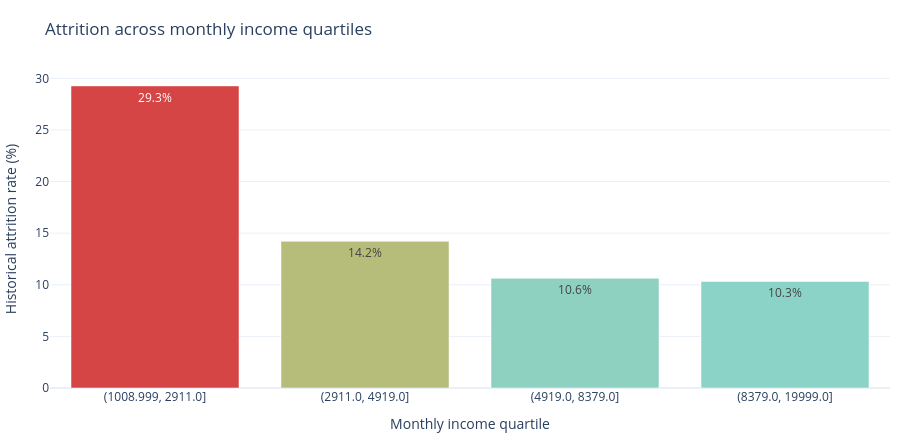

Notebook code cell kept with this figure:
### Markdown cell above
## Visualisation 4: Attrition by Monthly Income Quartile

This chart compares historical attrition across four groups formed from monthly income.

### Code cell
income_view = (
    data.assign(
        IncomeQuartile=pd.qcut(
            data["MonthlyIncome"],
            q=4,
            duplicates="drop",
        )
    )
    .groupby("IncomeQuartile", observed=True, as_index=False)
    .agg(
        Employees=("EmployeeNumber", "size"),
        AttritionRate=("AttritionBinary", "mean"),
    )
)
income_view["IncomeQuartile"] = income_view["IncomeQuartile"].astype(str)
income_view["AttritionRate"] *= 100

fig = px.bar(
    income_view,
    x="IncomeQuartile",
    y="AttritionRate",
    text=income_view["AttritionRate"].map(lambda value: f"{value:.1f}%"),
    color="AttritionRate",
    color_continuous_scale=["#8bd3c7", GOLD, RED],
    labels={
        "AttritionRate": "Historical attrition rate (%)",
        "IncomeQuartile": "Monthly income quartile",
    },
    title="Attrition across monthly income quartiles",
    template=PLOT_TEMPLATE,
)
fig.update_layout(
    coloraxis_showscale=False,
    height=440,
    margin=dict(t=70, l=10, r=10, b=10),
)
fig.show()

### Figure 1 — Plotly figure (JSON) as saved in the notebook; plotly's stock layout.template omitted (floating-point values rounded to 4 significant figures)
{"data": [{"hovertemplate": "Monthly income quartile=%{x}<br>Historical attrition rate (%)=%{marker.color}<br>text=%{text}<extra></extra>", "legendgroup": "", "marker": {"color": [29.27, 14.21, 10.63, 10.33], "coloraxis": "coloraxis", "pattern": {"shape": ""}}, "name": "", "orientation": "v", "showlegend": false, "text": ["29.3%", "14.2%", "10.6%", "10.3%"], "textposition": "auto", "type": "bar", "x": ["(1008.999, 2911.0]", "(2911.0, 4919.0]", "(4919.0, 8379.0]", "(8379.0, 19999.0]"], "xaxis": "x", "y": [29.27, 14.21, 10.63, 10.33], "yaxis": "y"}], "layout": {"barmode": "relative", "coloraxis": {"autocolorscale": false, "colorbar": {"title": {"text": "Historical attrition rate (%)"}}, "colorscale": [[0, "#8bd3c7"], [0.5, "#f59e0b"], [1, "#d64545"]], "showscale": false}, "height": 440, "legend": {"tracegroupgap": 0}, "margin": {"b": 10, "l": 10, "r": 10, "t": 70}, "title": {"text": "Attrition across monthly income quartiles"}, "xaxis": {"anchor": "y", "domain": [0, 1], "title": {"text": "Monthly income quartile"}}, "yaxis": {"anchor": "x", "domain": [0, 1], "title": {"text": "Historical attrition rate (%)"}}}}
